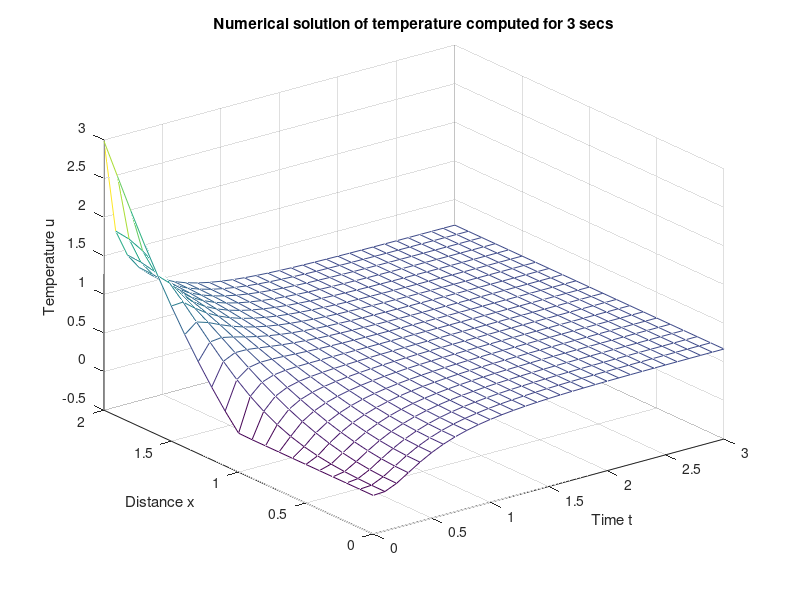

Reproduce this figure in MATLAB.
%This script is meant to simulate the temperature on a thin rod subject to
%the conditions given in exercise 3 on page 718
clear;
t = 0:0.1:3;
x = (0:0.1:2)';
u = zeros(length(x), length(t));
L = 2;
k = 1;
A0 = 2/3;
u = u+A0;
%Solution is:
%u(x,t)=(1/L)integral of 0 to L of f(x) dx + Infinite Summation from n=1 to
%infinity of (2/L)integral of 0 to L of f(x)*cos(n*pi*x/L)dx *
%e^[k*(pi^2)*(n^2)*t/(L^2)]*cos(n*pi*x/L)
for n=1:100
    %   An = (8/(n*n*pi*pi))*((2*(-1)^(n+1))+cos(n*pi/2)-(2/(n*pi))*sin(n*pi/2));
    S = @(x) ((x.^2)-1).*cos(n*pi*x/L);
    An = integral(S,1,2);
   a = exp(-k*pi*pi*n*n*t/(L*L));
   b = cos(pi*n*x/L);
   u = u + An*a.*b;
end
figure(1)
mesh(t,x,u)
title('Numerical solution of temperature computed for 3 secs')
xlabel('Time t')
ylabel('Distance x')
zlabel('Temperature u')
